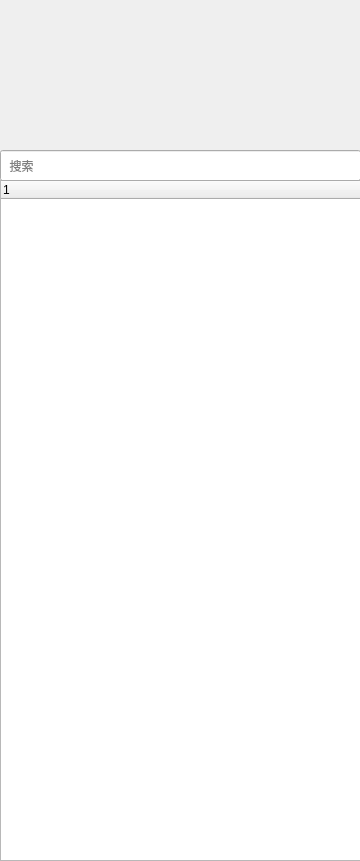
<?xml version="1.0" encoding="UTF-8"?>
<ui version="4.0">
 <class>Form</class>
 <widget class="QWidget" name="Form">
  <property name="geometry">
   <rect>
    <x>0</x>
    <y>0</y>
    <width>360</width>
    <height>861</height>
   </rect>
  </property>
  <property name="windowTitle">
   <string>Form</string>
  </property>
  <widget class="QTreeWidget" name="treeWidget">
   <property name="geometry">
    <rect>
     <x>0</x>
     <y>180</y>
     <width>361</width>
     <height>681</height>
    </rect>
   </property>
   <column>
    <property name="text">
     <string notr="true">1</string>
    </property>
   </column>
  </widget>
  <widget class="QLineEdit" name="lineEdit">
   <property name="geometry">
    <rect>
     <x>0</x>
     <y>150</y>
     <width>361</width>
     <height>31</height>
    </rect>
   </property>
   <property name="toolTip">
    <string>搜索好友</string>
   </property>
   <property name="placeholderText">
    <string>  搜索</string>
   </property>
  </widget>
  <widget class="QLabel" name="lblHead">
   <property name="geometry">
    <rect>
     <x>70</x>
     <y>40</y>
     <width>80</width>
     <height>80</height>
    </rect>
   </property>
   <property name="toolTip">
    <string>头像</string>
   </property>
   <property name="text">
    <string/>
   </property>
  </widget>
  <widget class="QToolButton" name="bt_search">
   <property name="geometry">
    <rect>
     <x>330</x>
     <y>150</y>
     <width>31</width>
     <height>31</height>
    </rect>
   </property>
   <property name="toolTip">
    <string>搜索</string>
   </property>
   <property name="text">
    <string/>
   </property>
   <property name="autoRaise">
    <bool>true</bool>
   </property>
  </widget>
  <widget class="QLabel" name="lblName">
   <property name="geometry">
    <rect>
     <x>180</x>
     <y>50</y>
     <width>91</width>
     <height>31</height>
    </rect>
   </property>
   <property name="font">
    <font>
     <family>黑体</family>
     <pointsize>12</pointsize>
    </font>
   </property>
   <property name="toolTip">
    <string>昵称</string>
   </property>
   <property name="layoutDirection">
    <enum>Qt::LeftToRight</enum>
   </property>
   <property name="text">
    <string/>
   </property>
  </widget>
  <widget class="QLabel" name="lblId">
   <property name="geometry">
    <rect>
     <x>180</x>
     <y>90</y>
     <width>91</width>
     <height>31</height>
    </rect>
   </property>
   <property name="font">
    <font>
     <family>黑体</family>
     <pointsize>12</pointsize>
    </font>
   </property>
   <property name="toolTip">
    <string>账号</string>
   </property>
   <property name="text">
    <string/>
   </property>
  </widget>
  <widget class="QToolButton" name="closeBt">
   <property name="geometry">
    <rect>
     <x>330</x>
     <y>0</y>
     <width>31</width>
     <height>31</height>
    </rect>
   </property>
   <property name="toolTip">
    <string>关闭</string>
   </property>
   <property name="text">
    <string/>
   </property>
   <property name="autoRaise">
    <bool>true</bool>
   </property>
  </widget>
  <widget class="QToolButton" name="minBt">
   <property name="geometry">
    <rect>
     <x>300</x>
     <y>0</y>
     <width>31</width>
     <height>31</height>
    </rect>
   </property>
   <property name="toolTip">
    <string>最小化</string>
   </property>
   <property name="text">
    <string/>
   </property>
   <property name="autoRaise">
    <bool>true</bool>
   </property>
  </widget>
  <widget class="QToolButton" name="setupBt">
   <property name="geometry">
    <rect>
     <x>270</x>
     <y>0</y>
     <width>31</width>
     <height>31</height>
    </rect>
   </property>
   <property name="toolTip">
    <string>设置</string>
   </property>
   <property name="text">
    <string/>
   </property>
   <property name="autoRaise">
    <bool>true</bool>
   </property>
  </widget>
  <widget class="QToolButton" name="bt_adduser">
   <property name="geometry">
    <rect>
     <x>240</x>
     <y>0</y>
     <width>31</width>
     <height>31</height>
    </rect>
   </property>
   <property name="toolTip">
    <string>添加好友</string>
   </property>
   <property name="text">
    <string/>
   </property>
   <property name="autoRaise">
    <bool>true</bool>
   </property>
  </widget>
 </widget>
 <resources/>
 <connections/>
</ui>
